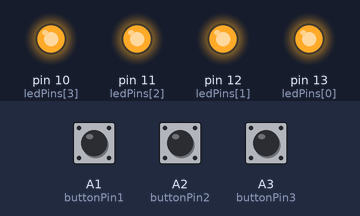
The sketch below on a simulated Arduino Uno, built with avr-gcc and run on an emulated ATmega328P. On the bench: output pins drawn as LEDs (lit = HIGH). Dashed ring = blinking. The test bench sets the inputs (shaded band); at power-on: A1 (buttonPin1) HIGH, A2 (buttonPin2) HIGH, A3 (buttonPin3) HIGH.

Above: at 1.2 s.
1.3 s: A1 (buttonPin1) pulled LOW for 0.15 s
At 1.7 s:
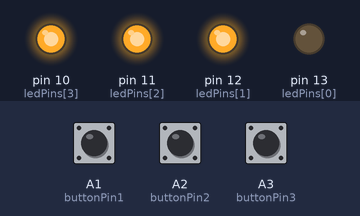
At 2.1 s:
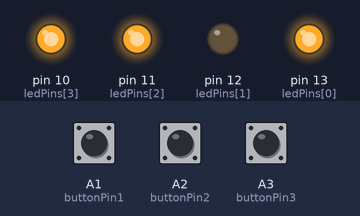
4.4 s: A2 (buttonPin2) pulled LOW for 0.15 s
At 6.3 s:
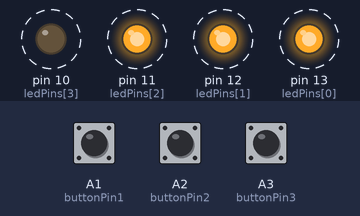
Timing chart, 0 to 15.4 s (numbered marks = the images above; inputs shaded):
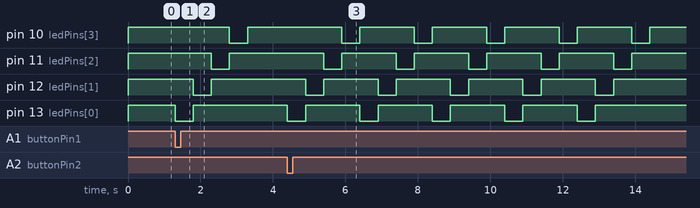

Measured:
- after the input at 1.3 s, pin 10 (ledPins[3]): HIGH → LOW after 1.5 s, → HIGH 0.50 s later; pin 11 (ledPins[2]): HIGH → LOW after 1.0 s, → HIGH 0.50 s later; pin 12 (ledPins[1]): HIGH → LOW after 0.50 s, → HIGH 0.50 s later; pin 13 (ledPins[0]): HIGH → LOW at once, → HIGH 0.50 s later
- after the input at 4.4 s, pin 10 (ledPins[3]): alternates HIGH for 1.5 s and LOW for 0.50 s, starting after 1.5 s; pin 11 (ledPins[2]): alternates HIGH for 1.5 s and LOW for 0.50 s, starting after 1.0 s

The sketch:

CV1_MUZIK.ino
```cpp
const int buttonPin1 = A1;  // S1
const int buttonPin2 = A2;  // S2
const int buttonPin3 = A3;  // S3
const int ledPins[] = {13, 12, 11, 10}; // PINY PRO LED
const int numLeds = 4;

void setup() {

  pinMode(buttonPin1, INPUT_PULLUP);
  pinMode(buttonPin2, INPUT_PULLUP);
  pinMode(buttonPin3, INPUT_PULLUP);
  for (int i = 0; i < numLeds; i++) {
    pinMode(ledPins[i], OUTPUT);
   digitalWrite(ledPins[i],HIGH);
   }
}


void loop() {
  // S1
  if (digitalRead(buttonPin1) == LOW) {

    for (int i = 0; i < numLeds; i++) {
      digitalWrite(ledPins[i], LOW);
      delay(500);
      digitalWrite(ledPins[i], HIGH);
    }
  }

  // S2
  if (digitalRead(buttonPin2) == LOW) {
    for (int blink = 0; blink < 5; blink++) {
      for (int i = 0; i < numLeds; i++) {
        digitalWrite(ledPins[i], LOW);
        delay(500);
        digitalWrite(ledPins[i], HIGH);
      }
    }
  }

  // S3
  if (digitalRead(buttonPin3) == LOW) {
    for (int i = 0; i < numLeds; i++) {
      for (int blink = 0; blink < 3; blink++) {
        digitalWrite(ledPins[i], LOW);
        delay(500);
        digitalWrite(ledPins[i], HIGH);
        delay(500);
      }
    }
  }
}
```
